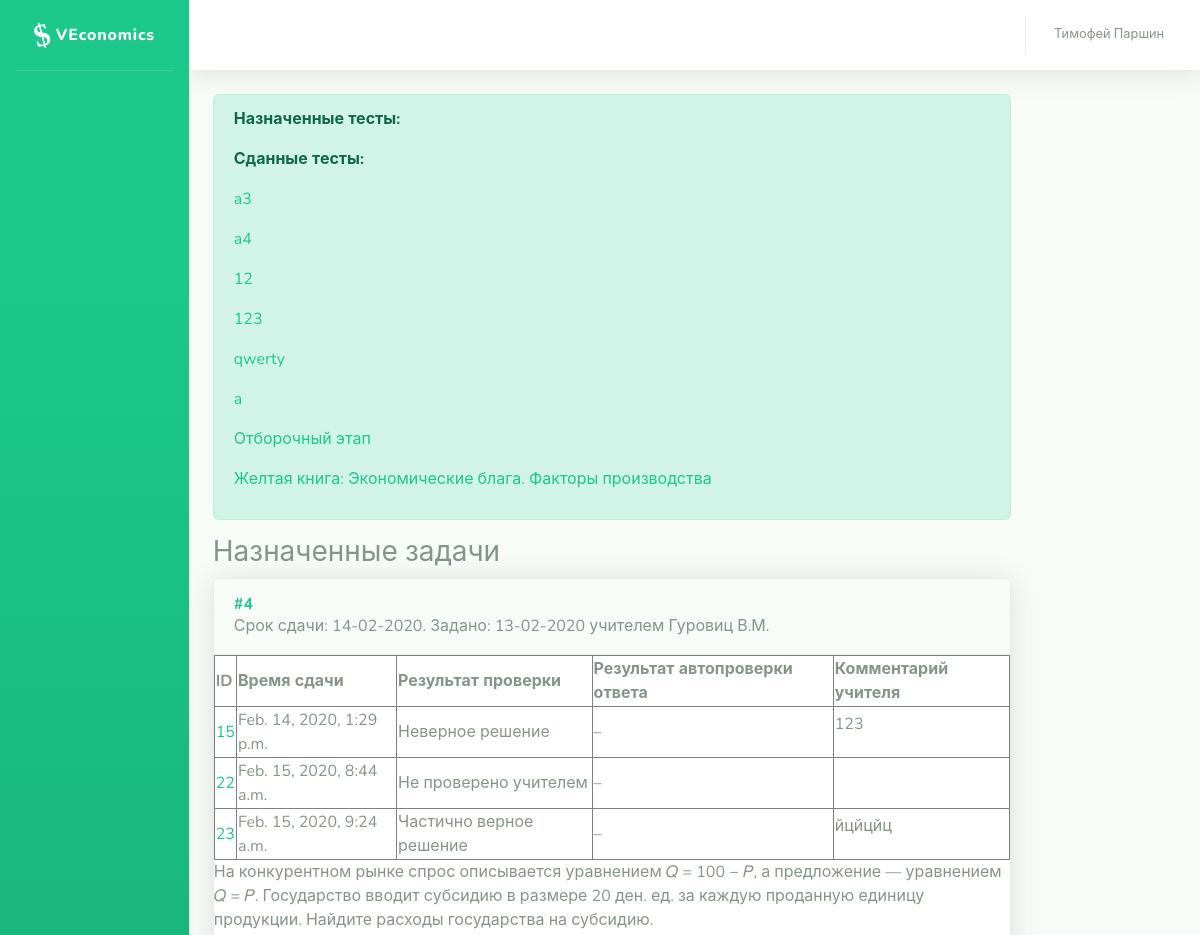
Before: /problems/ (signed in, upper part) with the older database file.
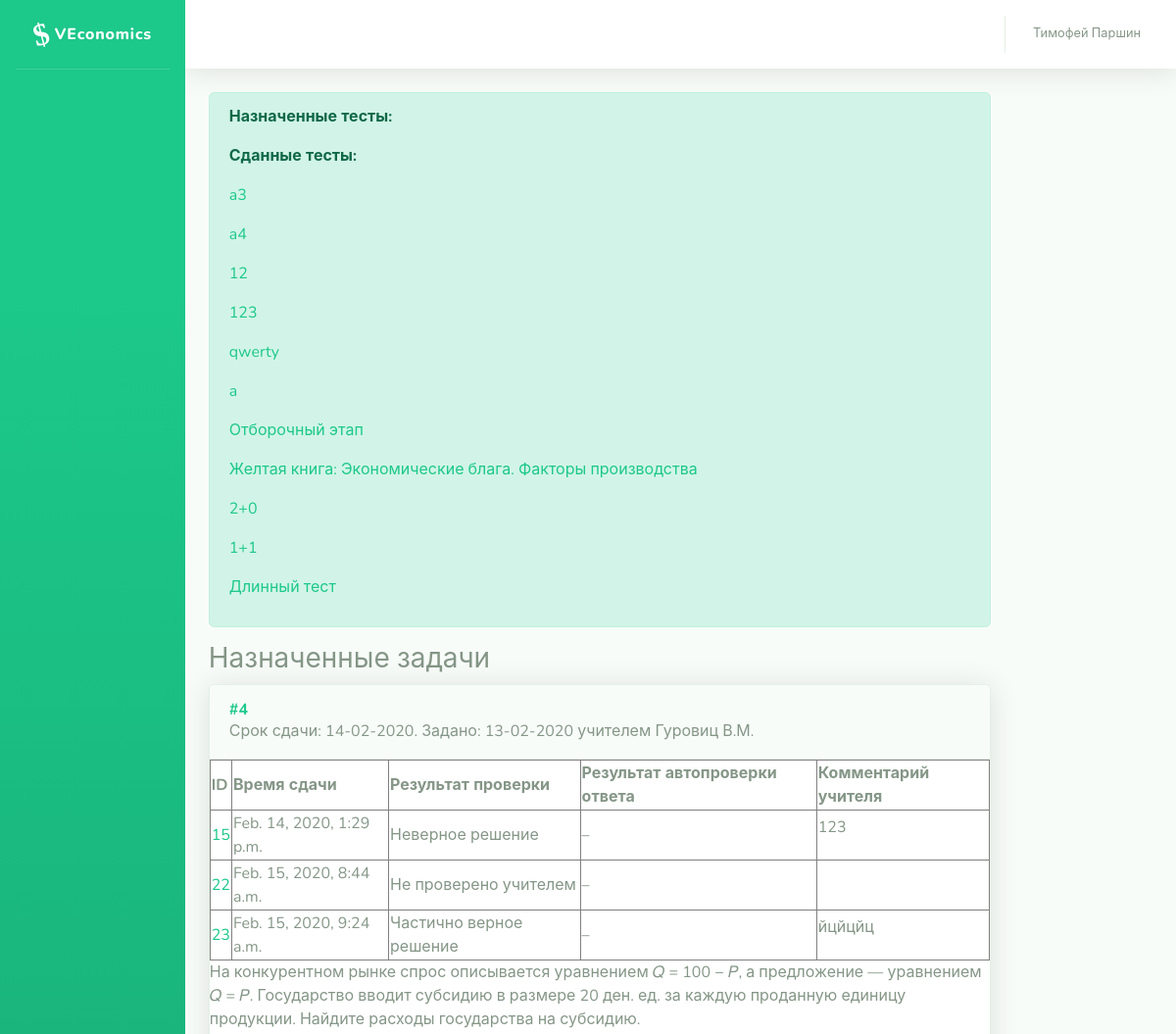
After: the same page with the newer database file.
### problems/models.py (models this page shows, shortened)
class TestSetAssignment(models.Model):
    person = models.ForeignKey(User, on_delete=models.CASCADE, verbose_name='Кому задано')
    test_set = models.ForeignKey(TestSet, on_delete=models.CASCADE, verbose_name='Тест', related_name="assignments")
    date_assigned = models.DateField('Когда задано', auto_now_add=True, blank=False)
    date_deadline = models.DateField('Сдать до', blank=True, null=True)
    assigned_by = models.ForeignKey(User, on_delete=models.CASCADE, related_name='testset_assigner', verbose_name='Кем задано')
    status = models.IntegerField('Статус', choices=STATUS_CHOICES, null=False, blank=False, default=0)
    class Meta:
        ordering = ['date_deadline']

class TestSet(models.Model):
    name = models.CharField('Название', max_length=200)
    problems = models.ManyToManyField(Problem)

class Problem(models.Model):
    name = models.CharField('Название', max_length=200, blank=True, null=True)
    task = RichTextUploadingField('Условие')
    problem_type = models.IntegerField('Тип задачи', choices=TYPE_CHOICES, blank=False, null=False, default=0)
    short_answer = models.CharField('Ответ (для автоматической проверки)', max_length=200, blank=True)
    yesno_answer = models.IntegerField('Ответ ДА/НЕТ', choices=YESNO_CHOICES, blank=False, default=0)
    solution = RichTextUploadingField('Решение', blank=True)
    hint = RichTextUploadingField('Подсказка', blank=True)
    topics = models.ManyToManyField(Topic, related_name="problems", verbose_name='Темы')
    assignments = models.ManyToManyField(User, through='Assignment', through_fields=['problem', 'person'])
    class Meta:
        ordering = ['id']

class Assignment(models.Model):
    person = models.ForeignKey(User, on_delete=models.CASCADE, verbose_name='Кому задано')
    problem = models.ForeignKey(Problem, on_delete=models.CASCADE, verbose_name='Задача')
    date_assigned = models.DateField('Когда задано', auto_now_add=True, blank=False)
    date_deadline = models.DateField('Сдать до', blank=True, null=True)
    assigned_by = models.ForeignKey(User, on_delete=models.CASCADE, related_name='assigner', verbose_name='Кем задано')
    status = models.IntegerField('Статус', choices = STATUS_CHOICES, null=False, blank=False, default=0)
    class Meta:
        ordering = ['status', 'date_deadline']

class Submit(models.Model):
    assignment = models.ForeignKey(Assignment, on_delete=models.CASCADE, verbose_name='Назначенная задача', related_name='submits')
    short_answer = models.CharField('Ответ (для автоматической проверки)', max_length=200, blank=True)
    yesno_answer = models.IntegerField('Ответ ДА/НЕТ', choices=YESNO_CHOICES, blank=False, null=False, default=0)
    multiplechoice_answer = models.CharField('Выбор ответов', max_length=200, blank=True, null=True)
    solution = RichTextUploadingField('Решение', blank=True, null=True)
    submit_datetime = models.DateTimeField('Время и дата сдачи решения', auto_now_add=True, blank=False)
    answer_autoverdict = models.BooleanField('Результат автоматической проверки', blank=True, null=True)
    verdict = models.IntegerField('Результат проверки учителем', choices=VERDICT_CHOICES, blank=False, null=False, default=-1)
    teacher_comment = RichTextUploadingField('Комментарий учителя', blank=True)

### problems/views.py (the view)
# urls.py: path('', index),
def index(request):
    if request.user.groups.filter(name='teachers').exists():
        probs, tests, cases = filter_problems(request)
        students = User.objects.filter(groups__name='students')
        groups = Group.objects.all()
        topic = Topic.objects.get(id=TOPIC_ROOT)
        topic_list = tree2List(topic, count_problems_by_topic())
        source = Source.objects.get(id=SOURCE_ROOT)
        testsets = TestSet.objects.all()
        source_list = tree2List(source, count_problems_by_source())
        submits = Submit.objects.filter(assignment__assigned_by=request.user).filter(assignment__status=1)  # solution not checked
        context = {'problems': probs,
                   'tests': tests,
                   'cases': cases,
                   'students': students,
                   'topic_list': topic_list,
                   'source_list': source_list,
                   'submits': submits,
                   'groups': groups,
                   'testsets': testsets,
                   }
        return render(request, 'problems/sb/index_teacher.html', context)
    elif request.user.groups.filter(name='students').exists():
        assigned_problems = Assignment.objects.filter(person=request.user).order_by('status', 'date_deadline')
        problems = []
        for assignment in assigned_problems:
            problem = assignment.problem
            problem.assignment = assignment
            problem.assignment.form = SubmitForm(prefix=str(assignment.id), problem=assignment.problem)
            problems.append(problem)
        assigned_testsets = TestSetAssignment.objects.filter(person=request.user, status=0)
        solved_testsets = TestSetAssignment.objects.filter(person=request.user, status=3)
        context = {'assigned_problems': problems, 'assigned_testsets': assigned_testsets, 'solved_testsets': solved_testsets}
        return render(request, 'problems/sb/index_student.html', context)
    else:
        return render(request, 'problems/sb/login.html', {})

### problems/models.py (called while the page is built)
    def __str__(self):
        return mark_safe(self.text)

### problems/templates/problems/sb/index_student.html (shortened to what this page needs)
{% extends "problems/sb/base.html" %}
{% block topbar %}
          <ul class="navbar-nav ml-auto">
            <li class="nav-item dropdown no-arrow">
              <a class="nav-link dropdown-toggle" href="#" id="userDropdown" role="button" data-toggle="dropdown" aria-haspopup="true" aria-expanded="false">
                <span class="mr-2 d-none d-lg-inline text-gray-600 small">{{ request.user.first_name }} {{ request.user.last_name }}</span>
              </a>
            </li>
          </ul>
{% endblock %}
{% block content %}
            <div class="container-fluid">
                  <div class="row">
                      <div class="col-10">
                          {% include 'problems/assigned_testsets.html' %}
                          <h3>Назначенные задачи</h3>
                          <div id="problems">
                              {% autoescape off %}
                              {% include "problems/assigned_list.html" %}
                              {% endautoescape %}
                          </div>
                      </div>
                  </div>
            </div>
{% endblock %}

### problems/templates/problems/sb/base.html (shortened to what this page needs)
{% load static %}
<!DOCTYPE html>
<html lang="en">
<head>
    <link href="{% static 'problems/sb/vendor/fontawesome-free/css/all.min.css' %}" rel="stylesheet">
  <link href="{% static 'problems/sb/css/sb-admin-2.css' %}" rel="stylesheet">
  <link href="{% static 'problems/main.css' %}" rel="stylesheet">
</head>
<body id="page-top">
  <div id="wrapper">
    <ul class="navbar-nav bg-gradient-primary sidebar sidebar-dark accordion" id="accordionSidebar">
      <a class="sidebar-brand d-flex align-items-center justify-content-center" href="{% url 'index' %}">
        <div class="sidebar-brand-icon rotate-n-15">
          <i class="fas">$</i>&nbsp;
        </div>
        <div style="text-transform:none;">VEconomics</div>
      </a>
      <hr class="sidebar-divider my-0">
    </ul>
    <div id="content-wrapper" class="d-flex flex-column">
      <div id="content">
        <nav class="navbar navbar-expand navbar-light bg-white topbar mb-4 static-top shadow">
          {% block topbar %}
          {% endblock %}
        </nav>
          {% block content %}
          {% endblock %}
      </div>
    </div>
  </div>
</body>
</html>

### problems/templates/problems/assigned_testsets.html (shortened to what this page needs)
<div class="alert alert-primary" role="alert">
    <p><b>Назначенные тесты:</b></p>
    <p><b>Сданные тесты:</b></p>
    {% for solved in solved_testsets %}
    <p><a href="{% url 'testset_result' solved.id %}">{{ solved.test_set.name }}</a></p>
    {% endfor %}
</div>

### problems/templates/problems/assigned_list.html (shortened to what this page needs)
{% for problem in assigned_problems %}
    <form method="post" action="{% url 'submit' %}">
        {% include 'problems/problem.html' %}
    </form>
{% endfor %}

### problems/templates/problems/problem.html (shortened to what this page needs)
{% autoescape off%}
<div class="problem">
    <div class="card shadow mb-4">
        <div class="problem-header">
            <a name="problem-{{ problem.id }}" class="d-block card-header py-3" role="button" aria-expanded="true" aria-controls="collapse">
                    <h6 class="m-0 font-weight-bold text-primary">
                        <div class="problem-id">
                            #{{ problem.id }}
                        </div>
                    </h6>
                    {% if problem.assignment %}
                        <nobr>
                            {% if problem.assignment.date_deadline %}
                                Срок сдачи: {{ problem.assignment.date_deadline|date:"d-m-Y" }}.
                            {% endif %}
                            Задано: {{ problem.assignment.date_assigned|date:"d-m-Y" }} учителем {{ problem.assignment.assigned_by.last_name }} {{ problem.assignment.assigned_by.first_name }}
                        </nobr>
                    {% endif %}
            </a>
        </div>
        <div class="collapse show" id="problem-{{ problem.id }}">
            <div class="problem-statistics">
                {% if problem.assignment.submits.all %}
                    <table border="1">
                        <tr>
                            <th>ID</th>
                            <th>Время сдачи</th>
                            <th>Результат проверки</th>
                            <th>Результат автопроверки ответа</th>
                            <th>Комментарий учителя</th>
                        </tr>
                        {% for submit in problem.assignment.submits.all %}
                            <tr>
                                <td><a href="{% url 'submit-detail' submit.id %}">{{ submit.id }}</a></td>
                                <td>{{ submit.submit_datetime }}</td>
                                <td>{{ submit.get_verdict_display }}</td>
                                <td>{% if submit.answer_autoverdict == False %}–
                                    {% elif submit.answer_autoverdict == True %}+
                                    {% endif %}</td>
                                <td>{{ submit.teacher_comment }}</td>
                            </tr>
                        {% endfor %}
                    </table>
                {% endif %}
            </div>
            <div class="problem-task">
                {{ problem.task }}
            </div>
        </div>
    </div>
</div>
{% endautoescape %}

### problems/static/problems/main.css (style rules this page uses)
.problem-header { white-space:nowrap }
h6 div { display:inline-block; }

Changed rows visible on the page:
added TestSetAssignment: test_set.name "2+0"
added TestSetAssignment: test_set.name "1+1"
added TestSetAssignment: test_set.name "Длинный тест"
